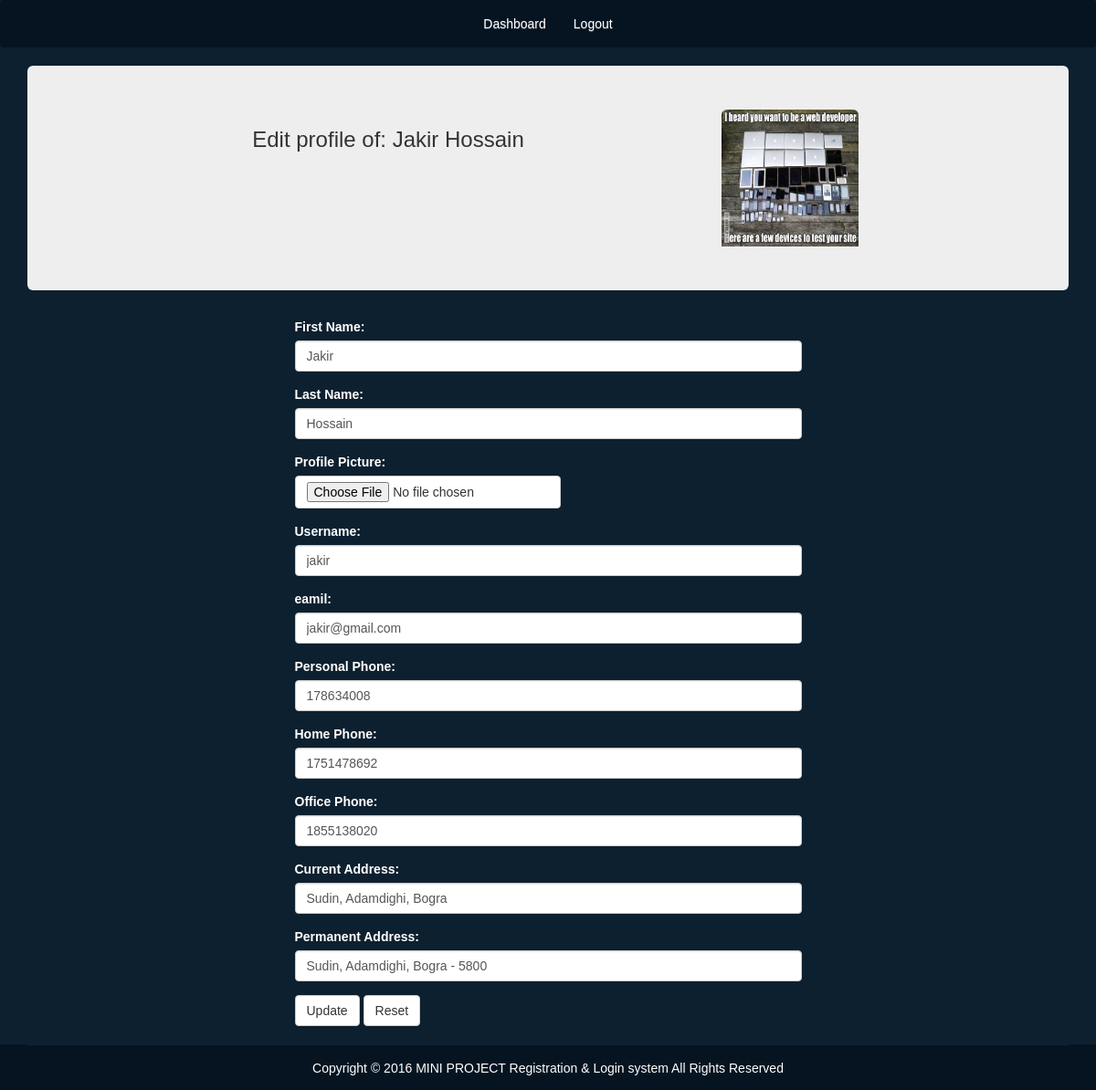
/editprofile.php?id=97 (signed in), run on the app's committed database.
### tables this page shows
CREATE TABLE `profiles` (
  `id` int(11) NOT NULL,
  `user_id` int(11) NOT NULL,
  `first_name` varchar(255) DEFAULT NULL,
  `last_name` varchar(255) DEFAULT NULL,
  `profile_pic` varchar(255) DEFAULT NULL,
  `personal_phone` int(11) DEFAULT NULL,
  `home_phone` int(11) DEFAULT NULL,
  `office_phone` int(11) DEFAULT NULL,
  `current_address` varchar(255) DEFAULT NULL,
  `permanent_address` varchar(255) DEFAULT NULL,
  `created_at` datetime DEFAULT NULL,
  `modified_at` datetime DEFAULT NULL,
  `deleted_at` datetime DEFAULT NULL,
  `modified_by` int(11) DEFAULT NULL
);

CREATE TABLE `users` (
  `id` int(11) NOT NULL,
  `user_group_id` int(11) NOT NULL,
  `unique_id` varchar(255) NOT NULL,
  `username` varchar(255) NOT NULL,
  `password` varchar(255) NOT NULL,
  `email` varchar(255) NOT NULL,
  `modified_at` datetime NOT NULL,
  `created_at` datetime NOT NULL,
  `deleted_at` datetime DEFAULT NULL,
  `is_active` int(11) DEFAULT NULL
);

### app/src/User.php (called while the page is built, shortened)
<?php
class User
{
    public $conn = '';
    public $dbUsserName = 'root';
    public $dbPass = '';
    public $id = '';
    public function __construct()
    {
        try {
            $this->conn = new PDO('mysql:host=localhost;dbname=miniprojectreg', $this->dbUsserName, $this->dbPass);
        } catch (PDOException $e) {
            echo 'ERROR: ' . $e->getMessage();
        }
    }
    public function prepare($data = array())
    {
        if (is_array($data) && array_key_exists('id', $data)) {
            $this->id = $data['id'];
        }
        return $this;
    }
    public function editProfile()
    {
        $stmt = $this->conn->prepare("SELECT p.first_name, p.last_name, p.profile_pic, u.id, u.username, u.email, p.personal_phone, p.home_phone, p.office_phone, p.current_address, p.permanent_address FROM users u JOIN profiles p ON u.id = p.user_id WHERE u.id = :id");
        $stmt->execute(array(':id' => $this->id));
        $singleUser = $stmt->fetch(PDO::FETCH_ASSOC);
        return $singleUser;
    }
}

### editprofile.php (the view, shortened to what this page needs)
<?php
$user = new User();
$singleuser = $user->prepare($_GET)->editProfile();
?>
<!doctype html>
<html lang="en-US">
<head>
    <link rel="stylesheet" href="./assets/css/font-awesome.min.css">
    <link rel="stylesheet" href="./assets/css/bootstrap-theme.min.css">
    <link rel="stylesheet" href="./assets/css/bootstrap.min.css">
    <link rel="stylesheet" href="./assets/css/style.css">
</head>
<body>
<div class="headerArea">
    <nav class="navbar navbarBg">
        <div class="container-fluid">
            <div class="collapse navbar-collapse" id="crud-main-navbar">
                <ul class="nav navbar-nav crudNav">
                    <li>
                        <a href="dashboard.php">Dashboard</a>
                    </li>
                    <li>
                        <a href="logout.php">Logout</a>
                    </li>
                </ul>
            </div>
        </div>
    </nav>
    <div class="container">
        <div class="jumbotron">
            <div class="row">
                <div class="col-md-8">
                    <h3 class="alignCenter">Edit profile of:
                        <?php
                        if (isset($singleuser['first_name']) && isset($singleuser['last_name'])) {
                            echo $singleuser['first_name'] . "\n". $singleuser['last_name'];
                        } else {
                            echo $singleuser['username'];
                        }
                        ?>
                    </h3>
                </div>
                <div class="col-md-4">
                    <div class="profilePic">
                        <img
                            src="<?php echo 'assets/img/' . $singleuser['profile_pic']; ?>"
                            alt=""
                            id="profilePic"
                            width="150"
                            height="150">
                    </div>
                </div>
            </div>
        </div>
    </div>
    <div class="container">
        <div class="row">
            <div class="col-md-6 col-md-offset-3">
                <form action="./app/view/updateprofile.php" method="post" enctype="multipart/form-data">
                    <div class="form-group">
                        <label for="fName">First Name:</label>
                        <input type="text" name="first_name" id="fName" value="<?php echo $singleuser['first_name']; ?>" class="form-control" />
                    </div>
                    <div class="form-group">
                        <label for="lName">Last Name:</label>
                        <input type="text" name="last_name" id="lName" value="<?php echo $singleuser['last_name']; ?>" class="form-control" />
                    </div>
                    <div class="form-group">
                        <label for="pPic">Profile Picture:</label>
                        <input type="file" name="profile_pic" id="pPic" class="btn btn-default" value=""  />
                    </div>
                    <div class="form-group">
                        <label for="uName">Username:</label>
                        <input type="text" name="username" id="uName" value="<?php echo $singleuser['username']; ?>" class="form-control" />
                    </div>
                    <div class="form-group">
                        <label for="email">eamil:</label>
                        <input type="email" name="email" id="email" value="<?php echo $singleuser['email']; ?>" class="form-control" />
                    </div>
                    <div class="form-group">
                        <label for="phone">Personal Phone:</label>
                        <input type="number" name="personal_phone" id="phone" value="<?php echo $singleuser['personal_phone']; ?>" class="form-control" />
                    </div>
                    <div class="form-group">
                        <label for="hPhone">Home Phone:</label>
                        <input type="number" name="home_phone" id="hPhone" value="<?php echo $singleuser['home_phone']; ?>" class="form-control" />
                    </div>
                    <div class="form-group">
                        <label for="oPhone">Office Phone:</label>
                        <input type="number" name="office_phone" id="oPhone" value="<?php echo $singleuser['office_phone']; ?>" class="form-control" />
                    </div>
                    <div class="form-group">
                        <label for="cAddrs">Current Address:</label>
                        <input type="text" name="current_address" id="cAddrs" value="<?php echo $singleuser['current_address']; ?>" class="form-control" />
                    </div>
                    <div class="form-group">
                        <label for="pAddrs">Permanent Address:</label>
                        <input type="text" name="permanent_address" id="pAddrs" value="<?php echo $singleuser['permanent_address']; ?>" class="form-control" />
                    </div>
                    <button type="submit" class="btn btn-default">Update</button>
                    <button type="reset" class="btn btn-default">Reset</button><br/><br/>
                </form>
            </div>
        </div>
    </div>
    <?php
    include_once './content-part.php';
    ?>
</body>
</html>

### assets/css/style.css (style rules this page uses)
html { position: relative; min-height: 100%; }
body { font-family: "Verdana", sans-serif; font-size: 14px; background: #0d202f none repeat scroll 0 0; margin-bottom: 50px; }
.alignCenter { text-align: center; }
label, .radio, .checkbox, .whiteText { color: #fff; }
.navbar .navbar-nav { display: inline-block; float: none; vertical-align: top; }
.navbar .navbar-collapse { text-align: center; }
.navbarBg, #creditArea { background: #061421 none repeat scroll 0 0!important; }
ul.crudNav li > a { color: #ffffff; }
.profilePic img { border-top-left-radius: 6px; border-top-right-radius: 6px; transition: all 0.2s ease 0s; }

### data on the page
profiles: first_name "Jakir", last_name "Hossain", profile_pic (picture), username "jakir", email "jakir@gmail.com", personal_phone "178634008", home_phone "1751478692", office_phone "1855138020", current_address "Sudin, Adamdighi, Bogra", permanent_address "Sudin, Adamdighi, Bogra - 5800"
